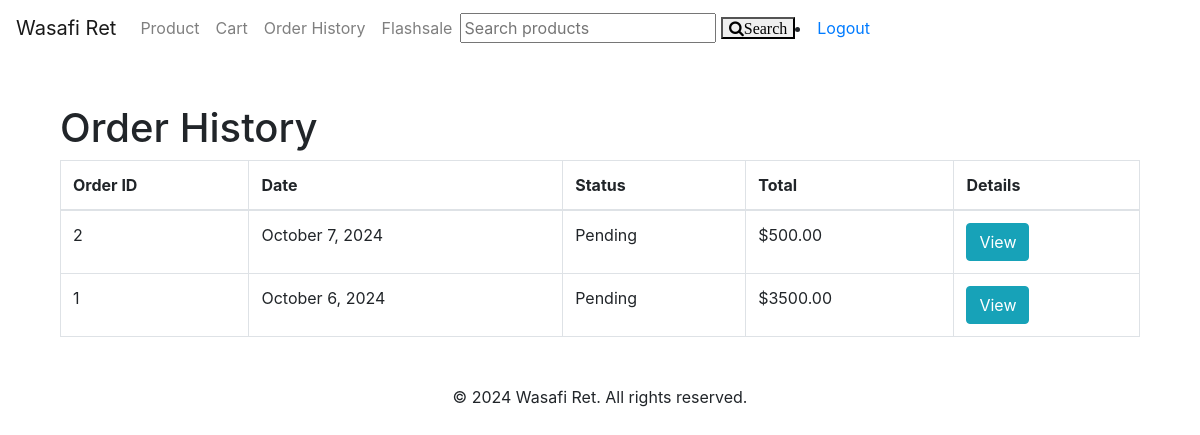
Page /orders/history/ (signed in) on the earlier database version.
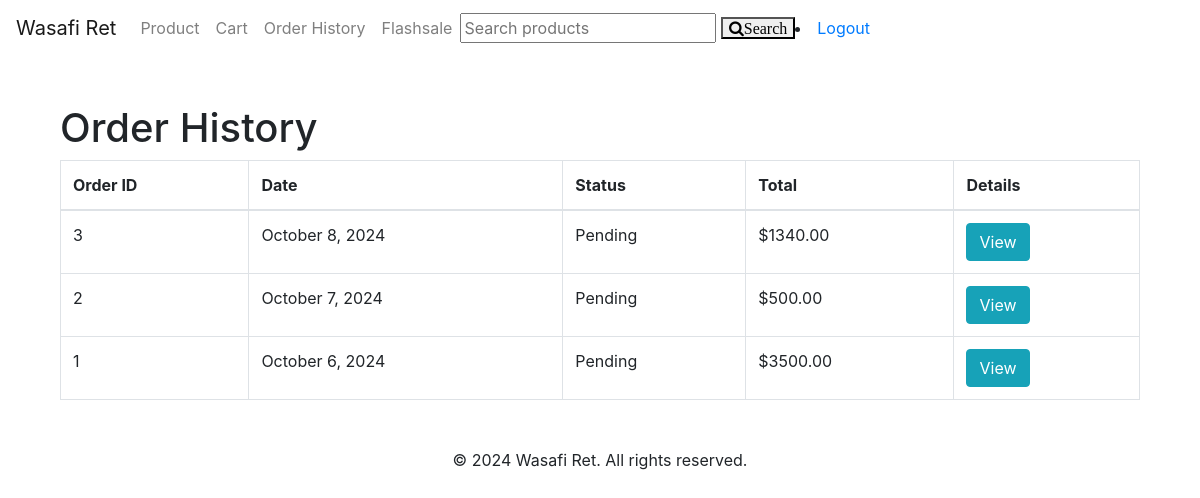
Same page on the later database version.
### order/models.py (models this page shows, shortened)
class Order(models.Model):
    user = models.ForeignKey(User, on_delete=models.CASCADE)
    created_at = models.DateTimeField(auto_now_add=True)
    updated_at = models.DateTimeField(auto_now=True)
    status = models.CharField(max_length=20, choices=[('Pending', 'Pending'), ('Completed', 'Completed')], default='Pending')
    shipping_name = models.CharField(max_length=255)
    shipping_email = models.EmailField()
    phone_number = models.CharField(max_length=20)
    shipping_address = models.TextField()
    shipping_city = models.CharField(max_length=100)
    shipping_zip_code = models.CharField(max_length=20)
    def get_order_total(self):
        return sum(item.get_total() for item in self.items.all())

class OrderItem(models.Model):
    order = models.ForeignKey(Order, related_name='items', on_delete=models.CASCADE)
    product = models.ForeignKey(Product, on_delete=models.CASCADE)
    quantity = models.PositiveIntegerField()
    def get_total(self):
        return self.product.price * self.quantity

### WasafiRet/models.py (models this page shows, shortened)
class Product(models.Model):
    name=models.CharField(max_length=255)
    description=models.TextField()
    price=models.DecimalField(max_digits=10,decimal_places=2)
    stock=models.IntegerField()
    category=models.ForeignKey(Category,on_delete=models.CASCADE)
    is_active=models.BooleanField(default=True)
    image=models.ImageField(upload_to=',media/images',blank=True,null=True)

### order/views.py (the view)
# urls.py: path('history/', views.order_history, name='order_history'),
@login_required
def order_history(request):
    orders = Order.objects.filter(user=request.user).order_by('-created_at')
    return render(request, 'order/order_history.html', {'orders': orders})

### order/templates/order/order_history.html (shortened to what this page needs)
{% extends 'WasafiRet/base.html' %}
{% load static %}
{% block content %}
<div class="container mt-5">
    <h1>Order History</h1>
    {% if orders %}
    <table class="table table-bordered">
        <thead>
            <tr>
                <th>Order ID</th>
                <th>Date</th>
                <th>Status</th>
                <th>Total</th>
                <th>Details</th>
            </tr>
        </thead>
        <tbody>
            {% for order in orders %}
            <tr>
                <td>{{ order.id }}</td>
                <td>{{ order.created_at|date:"F j, Y" }}</td>
                <td>{{ order.status }}</td>
                <td>${{ order.get_order_total|floatformat:2 }}</td>
                <td><a href="{% url 'orders:order_confirmation' order.id %}" class="btn btn-info">View</a></td>
            </tr>
            {% endfor %}
        </tbody>
    </table>
    {% else %}
    <div class="alert alert-warning">You have no orders yet.</div>
    {% endif %}
</div>
{% endblock %}

Differences in the rows shown:
added Order: id "3", created_at "October 8, 2024", status "Pending", get_order_total "1340.00"
